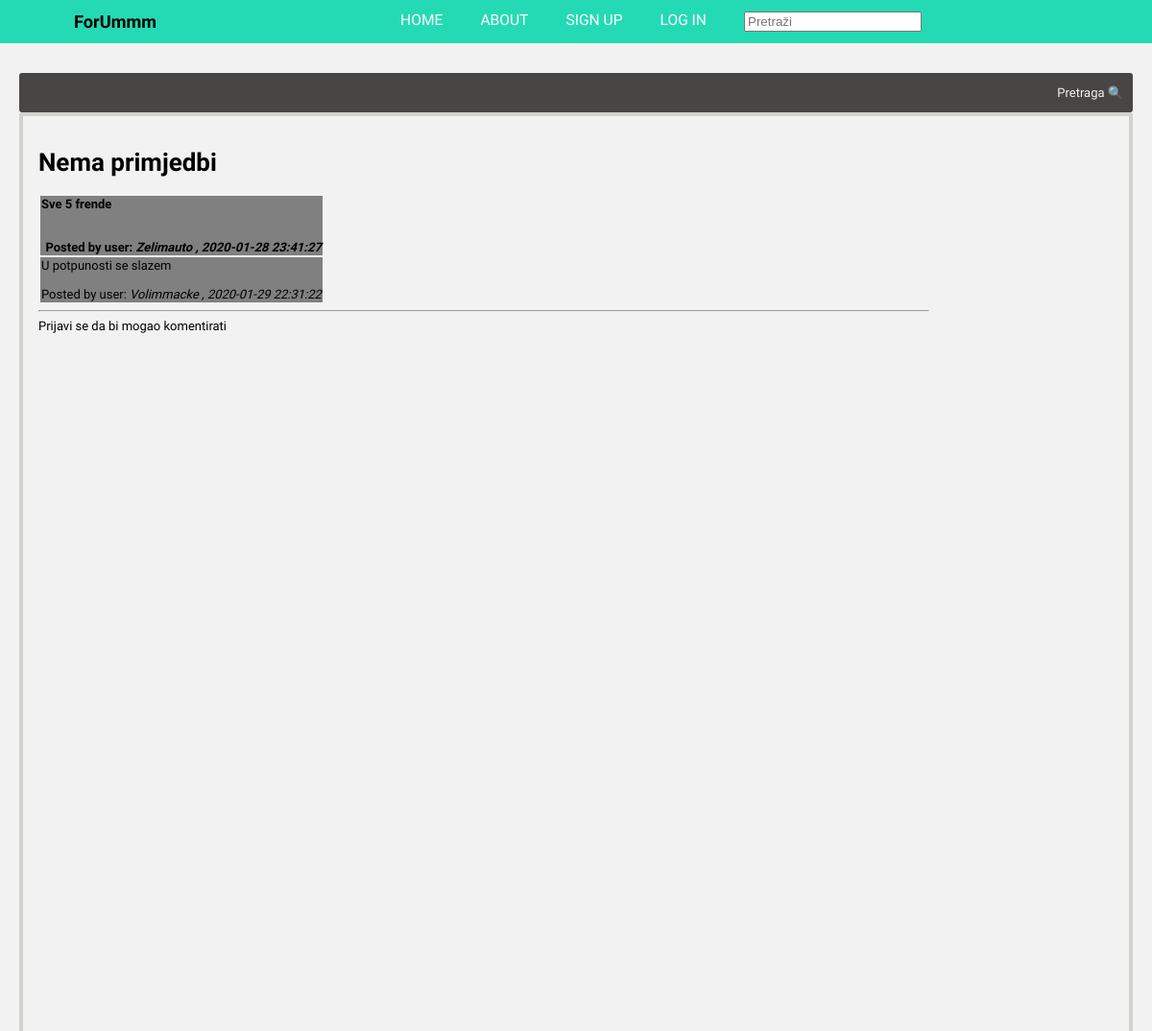
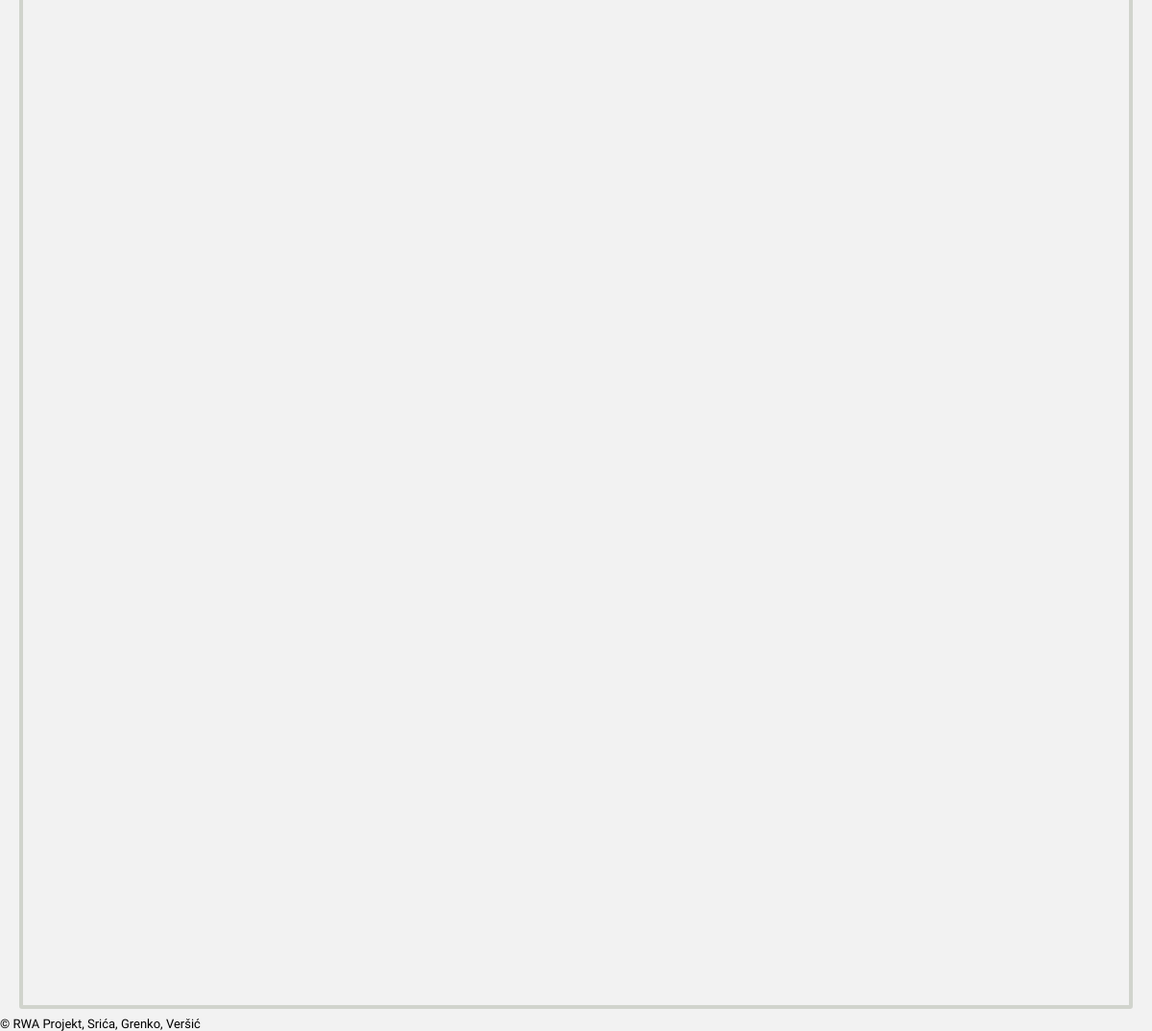
/pitanje.php?category=prijedlozi_pohvale_kritike&id=1, run on the app's committed database (2 pictures, top to bottom).
### tables this page shows
CREATE TABLE `prijedlozi_pohvale_kritike` (
  `id` int(4) NOT NULL,
  `postId` int(4) DEFAULT NULL,
  `naslov` varchar(30) DEFAULT NULL,
  `post` varchar(300) DEFAULT NULL,
  `date_time` datetime DEFAULT current_timestamp(),
  `username` varchar(20) DEFAULT NULL,
  `komentar` varchar(300) DEFAULT NULL
);

### pitanje.php (the view, shortened to what this page needs)
<?php
  include("header.php");
?>
<!DOCTYPE html>
<html lang="en" dir="ltr">
    <div class="forum">
         <div class="f_middle">
              <div class="content_header">
                  <div class="current_page">
                  </div>
                  <div class="search">
                       <a  href="#">Pretraga 🔍</a>
                  </div>
             </div>
              <div class="f_content">
                   <div class="main_content">
                     <?php
                     require 'includes/dbconnect.inc.php';
                     $id = $_GET['id'];
                     $category = $_GET['category'];
                     $premjesti= $_GET['premjesti'];
                     $sql = "SELECT naslov,post,username,date_time FROM $category WHERE id =$id";
                     $result = mysqli_query($conn, $sql);
                     $row = mysqli_fetch_array($result);
                     echo "<h1>".$row['naslov']."</h1>";
                     if($premjesti !== 1){
                     echo "<table><tr><td style='background-color: grey;font-weight:bold;'><div>".$row['post']."</div><br><br><div align=right>Posted by user: <i>".$row['username']." </i><em>,  ".$row['date_time']."</em> </div></td> </tr>";
                     $query="SELECT post,username,date_time,id,komentar,postId FROM $category WHERE postId=$id && komentar = 'true'";
                     $result = mysqli_query($conn,$query);
                     while($row = $result->fetch_assoc()){
                       echo "<tr><td style='background-color:grey;'>".$row['post']."<br><br> <div alight=right>Posted by user: <i>".$row['username']." </i><em>,  ".$row['date_time']."</em>  </div></td>";
                     }
                     echo "</table><hr>";
                     if($_SESSION['loggedin'] !== true){
                       echo "Prijavi se da bi mogao komentirati";
                     }
                   }
                      ?>
                  </div>
                  <div class="side_menu">
                  </div>
             </div>
         </div>
    </div>
    <div class="footer">
      © RWA Projekt, Srića, Grenko, Veršić
    </div>
</body>
</html>

### assets/css/header.css (style rules this page uses)
:root { --background: rgba(0, 214, 170, .85); }

### assets/css/styles.css (style rules this page uses)
html { font-size: 13px; }
*, *::before, *::after { box-sizing: border-box; text-decoration: none; }
.forum { padding-top: 68px; }
.f_middle { margin:8px 20px; }
.content_header { display: grid; grid-template-columns: 4fr 1fr; grid-template-areas: "current_page search"; justify-items: start; align-items: center; background-color: #474644; border-radius: 3px; }
.content_header a { color: #f2f2f2; }
.current_page { padding: 5px; margin: 5px; }
.search { justify-self: end; margin-right: 10px; }
.search a { font-weight: 500; }
.f_content { display: grid; grid-template-columns: 5fr 1fr; grid-template-areas: "main_content side_menu"; border:solid 4px #d1d4cd; border-radius: 3px; }
.main_content { height: auto; min-height: 2000px; padding:16px; }

### data on the page
prijedlozi_pohvale_kritike: naslov "Nema primjedbi", post "Sve 5 frende", username "Zelimauto", date_time "2020-01-28 23:41:27"
prijedlozi_pohvale_kritike: post "U potpunosti se slazem", username "Volimmacke", date_time "2020-01-29 22:31:22"
